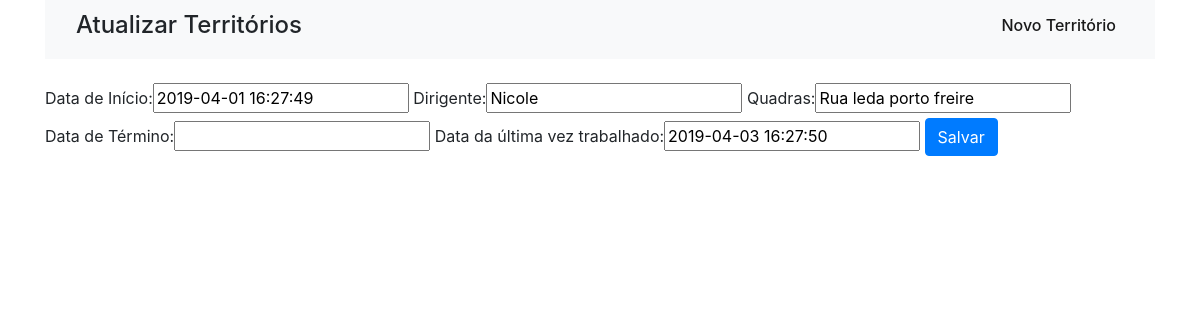
The page /territorio/update/9/ on the database its author committed.
### territorio/models.py (models this page shows, shortened)
class Atualizacao_territorio(models.Model):
    data_de_inicio = models.DateTimeField('Data de Início')
    data_ultima_vez_trabalhado = models.DateTimeField('Data da última vez trabalhado', null=True)
    dirigente = models.CharField(max_length=30, blank=False)
    quadras = models.CharField(max_length=50, blank=False)
    data_de_termino = models.DateTimeField('Data de Término', null=True, blank=True)
    territorio_finalizado = models.BooleanField(default=False)

### territorio/views.py (the view)
# urls.py: path('update/<int:id>/', territorios_update, name="territorios_update"),
def territorios_update(request, id):
    atualizacao_territorio = get_object_or_404(Atualizacao_territorio, pk=id)
    att = Att_territorio(request.POST or None, instance=atualizacao_territorio)
    if att.is_valid():
        att.save()
        return redirect('territorio_list')
    return render(request, 'att_territorio.html', {'att': att})

### territorio/forms.py
class Att_territorio(ModelForm):
    class Meta:
        model = Atualizacao_territorio
        fields = ['data_de_inicio', 'dirigente', 'quadras', 'data_de_termino', 'data_ultima_vez_trabalhado']

### territorio/templates/att_territorio.html (shortened to what this page needs)
{% extends 'base.html' %}
{% load bootstrap %}
{% block content %}
<nav class="navbar navbar-expand-lg navbar-light bg-light">
    <div class="container">
        <div class="row">
            <div class="col">
                <h4>Atualizar Territórios</h4>
            </div>
        </div>
        <div class="row">
            <div class="col">
                <ul class="navbar-nav mr-auto">
                    <li class="nav-item active">
                        <a class="nav-link" href="{% url  'atualizacao' %}"><h6>Novo Território </h6><span class="sr-only">(current)</span></a>
                    </li>
                </ul>
            </div>
        </div>
    </div>
</nav>
<br />
  <form method="POST">
    {{att|bootstrap}}
    <button type="submit" class="btn btn-primary">Salvar</button>
</form>
{% endblock %}

### rows shown on the page
Atualizacao_territorio: data_de_inicio "2019-04-01 16:27:49", dirigente "Nicole", quadras "Rua leda porto freire", data_ultima_vez_trabalhado "2019-04-03 16:27:50"
